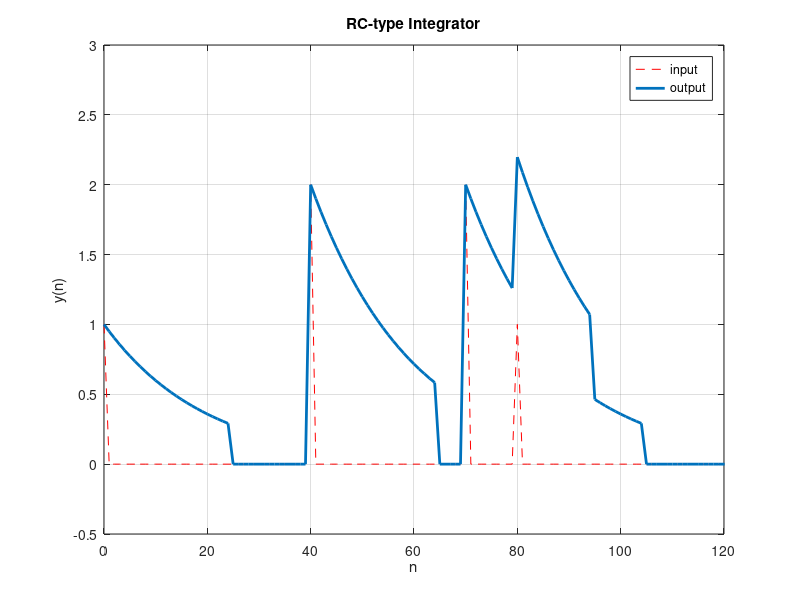

This chart was generated by the following MATLAB code: (Note: this script raises an error after producing the figure.)
%% Part1
%% 1(a)
clf
L=200;                              % length of square wave signal x
K=50;                               % period of 50 samples
n = 0:L-1;                          % n=[0,L-1]
x = double(rem(n,K) < K/2);         % create the square wave
                                    % if remainder(n,K)<(K/2), then x[n]=1
h = [1/15*ones(1,15)];              % impulse response: h=1 for n=0~14
y = conv(h,x);                      % convolution function: y[n]=x[n]*h[n]
a = 0:(length(y)-1);                % length of the convulution
plot(n,x,'red--',a,y,'LineWidth',2) % plot input and output of the system
title('Accumulator Filter');
xlabel('n');
ylabel('y(n)');
legend('input','output');
axis([0 200 -0.5 1.5]);
grid on

%% 1(b)
clf
L=200;
K=50;
n = 0:L-1;
x = double(rem(n,K) < K/2);         % square wave: (n%K)<(K/2), then x=1
h=[];                               % define h[n]
for m=0:14
    h(m+1) = 0.25*(0.75).^m;        % h[n]=0.25*(0.75).^n for n=[0,14]
end
y = conv(h,x);                      % convolution function: y[n]=x[n]*h[n]
a = 0:(length(y)-1);                % length of the convulution
plot(n,x,'red--',a,y,'LineWidth',2) % plot input and output of the system
title('RC-type Integrator');
xlabel('n');
ylabel('y(n)');
legend('input','output');
axis([0 200 -0.5 1.5]);
grid on

%% 1(c)
clf
n = 0:120;                          % n=[0,120]
d = @(n) double(n==0);              % impulse delta function 
                                    % if n==0, then d[n]=1
x = d(n)+2*d(n-40)+2*d(n-70)+d(n-80);   % x[n]=d[n]+2d[n-40]+2d[n-70]+d[n-80]
h=[];                                   % define impulse response h[n]
for m=0:24                              
    h(m+1) = (0.95).^m;                 % h[n]=(0.95).^n for n=[0,24]
end
y = conv(h,x);                          % convolution function: y[n]=x[n]*h[n]
b = 0:(length(y)-1);                    % length of the convulution
plot(n,x,'red--',b,y,'LineWidth',2)     % plot input and output of the system
title('RC-type Integrator');
xlabel('n');
ylabel('y(n)');
legend('input','output');
axis([0 120 -0.5 3]);
grid on

%% Part 2
%% (a)
id = 160009862;                 % RUID
n = 0:10;
d = @(n) double(n==0);          % impulse delta function
h = syst(d(n),id)               % system impulse response h[n]

% (b)
x1 = d(n-2);                    % x1[n] = d[n-2]
y1 = syst(x1,id)                % system response of input x1[1]
x2 = 3*d(n)+2*d(n-2);           % x2[n] = 3d[n]+2d[n-2]
y2 = syst(x2,id)                % system response of input x2[n]

% (c)
x3 = [1,1,1,1,1,1,1,1,1,1];
y3a = syst(x3,id)               % system response of input x3[n] using syst function
y3b = conv(x3,h)                % system response using convolution: y[n]=x3[n]*h[n]
x4 = [1,-1,1,-1,1,-1,1,-1,1,-1];
y4a = syst(x4,id)               % system response of input x4[n] using syst function
y4b = conv(x4,h)                % system response using convolution: y[n]=x4[n]*h[n]

%% Part 3
%% 3(a)
clf
L = 40;
n = [-5:1:45];
p = @(n) double(n>=0 & n<L-1);          % pulse signal function: p[n]=1 for n=[0,L-1]
stem(n,p(n),'red','LineWidth',2)        % discrete plot pulse signal p[n]
xlabel('time samples, n');
ylabel('p(n)');
title('Rectangular Pulse Signal, L=40');
axis([-5 45 0 1.5]);
grid on

w0 = 0;
w = linspace(-1,1,1001);                % w/pi ranges from [-1,1]
% DTFT function of p[n]
Pw = @(w) L*exp((w.*pi).*(-j).*((L-1)/2)).*sinc(((w.*pi).*L)./(2*pi))./(sinc((w.*pi)./(2*pi)));
Fm = abs(Pw(w)/Pw(w0));                 % Normalized magnitude of DTFT 
figure
plot(w, Fm,'blue','LineWidth',2)        % plot of DTFT
xlabel('\omega/\pi');
ylabel('|P(\omega)/P(0)|');
title('DTFT of Rectangular Pulse, L=40');
axis([-1 1 0 1.1]);
grid on

X = freqz(p(n),1,w*pi);                 % DTFT using freqz buildt-in function
delta = mean(abs(X)-abs(Pw(w)));        % Average difference between freqz function and theory
fprintf('The difference between freqz function and theory function: %f \n',delta)

%% 3(b)
clf
L = 40;
w0 = 0.2*pi;                            % w0 = 0.2pi
n = 0:L-1;
s = @(n) sin(w0*n);                     % s[n] = sin(w0n) for n=[0,L-1]
stem(n,s(n),'red','LineWidth',2)        % discrete plot s[n]
xlabel('time samples, n');
ylabel('s(n)')
title('Single Sinusoid, \omega_0=0.2\pi');
axis([-5,45,-1.5,1.5]);
grid on

w0 = 0.2;                               % w0/pi = 0.2
w = linspace(-1,1,1001);                % w/pi ranges from [-1,1]
% function DTFT P(w-w0)
Pw1 = @(w) L*exp(((w-w0).*pi).*(-j).*((L-1)/2)).*sinc((((w-w0).*pi).*L)./(2*pi))./(sinc(((w-w0).*pi)./(2*pi)));
% function DTFT P(w+w0)
Pw2 = @(w) L*exp(((w+w0).*pi).*(-j).*((L-1)/2)).*sinc((((w+w0).*pi).*L)./(2*pi))./(sinc(((w+w0).*pi)./(2*pi)));
S = @(w)(1/2j)*(Pw1(w)-Pw2(w));         % DTFT function of s[n]
Fm = abs(S(w)/S(w0));                   % Normalized magnitude of DTFT 
figure
plot(w,Fm,'LineWidth',2)                % plot of DTFT 
xlabel('\omega/\pi')
ylabel('|(S(\omega)/S(\omega_0))|')
title('Normalized Spectrum,\omega_0=2\pi')
axis([-1 1 0 1.1]);
grid on

X = freqz(s(n),1,w*pi);                 % DTFT using freqz buildt-in function
delta = mean(abs(X)-abs(S(w)));         % Average difference between freqz function and theory
fprintf('The difference between freqz function and theory function: %f \n',delta)

% 3(d)
fw = @(w) -abs(S(w));                   % function make the DTFT negative
y0 = fminbnd(fw,0.15,0.25);             % function fminbdn to find min point (peak) 
fprintf('The actual spectral peak %f pi\n',y0);

%% 3(c)
clf
L = 40;
w1 = 0.2*pi;                            % w1 = 0.2pi
w2 = 0.4*pi;                            % w2 = 0.4pi
n = 0:L-1;
s1 = @(n) sin(w1*n);                    % s1[n] = sin(w1n) for n=[0,L-1]
s2 = @(n) sin(w2*n);                    % s2[n] = sin(w2n) for n=[0,L-1]
s = s1(n)+0.8*s2(n);                    % s[n] = s1[n]+0.8*s2[n]
stem(n,s,'red','LineWidth',2)           % discrete plot s[n]
xlabel('time samples, n');
ylabel('s(n)')
title('Single Sinusoid, \omega_0=0.2\pi');
axis([-5,45,-1.5,1.5]);
grid on

w1 = 0.2;                               % w1/pi = 0.2
w2 = 0.4;                               % w2/pi = 0.4
w = linspace(-1,1,1001);                % w/pi ranges from [-1,1]
% function DTFT P(w-w1)
P1w1 = @(w) L*exp(((w-w1).*pi).*(-j).*((L-1)/2)).*sinc((((w-w1).*pi).*L)./(2*pi))./(sinc(((w-w1).*pi)./(2*pi)));
% function DTFT P(w+w1)
P1w2 = @(w) L*exp(((w+w1).*pi).*(-j).*((L-1)/2)).*sinc((((w+w1).*pi).*L)./(2*pi))./(sinc(((w+w1).*pi)./(2*pi)));
S1 = @(w)(1/2j)*(P1w1(w)-P1w2(w));      % function DTFT S1(w) = (1/2j)*(P(w-w1)-P(w+w1))
% function DTFT P(w-w2)
P2w1 = @(w) L*exp(((w-w2).*pi).*(-j).*((L-1)/2)).*sinc((((w-w2).*pi).*L)./(2*pi))./(sinc(((w-w2).*pi)./(2*pi)));
% function DTFT P(w+w2)
P2w2 = @(w) L*exp(((w+w2).*pi).*(-j).*((L-1)/2)).*sinc((((w+w2).*pi).*L)./(2*pi))./(sinc(((w+w2).*pi)./(2*pi)));
S2 = @(w)(1/2j)*(P2w1(w)-P2w2(w));      % function DTFT S2(w) = (1/2j)*(P(w-w2)-P(w+w2))
S = @(w)(S1(w)+0.8*S2(w));              % S(w) = S1(w)+0.8*S2(w)
Fm = abs(S(w)/S(w1));                   % Normalized magnitude of DTFT
figure
plot(w,Fm,'LineWidth',1)                % plot of DTFT
xlabel('\omega/\pi')
ylabel('|(S(\omega)/S(\omega_0))|')
title('Normalized Spectrum,\omega_0=2\pi')
axis([-1 1 0 1.1]);
grid on

X = freqz(s,1,w*pi);                    % DTFT using freqz buildt-in function
delta = mean(abs(X)-abs(S(w)));         % Average difference between freqz function and theory
fprintf('The difference between freqz function and theory function: %f \n',delta)

% 3(d)
fw = @(w) -abs(S(w));                   % function make the DTFT negative
y1 = fminbnd(fw,0.15,0.25);             % function fminbdn to find min point (peak)
fprintf('The actual spectral peak near %s %f pi\n',' \omega1 ',y1);
y2 = fminbnd(fw,0.35,0.45);             % function fminbdn to find min point (peak)
fprintf('The actual spectral peak near %s %f pi\n',' \omega2 ',y2);
